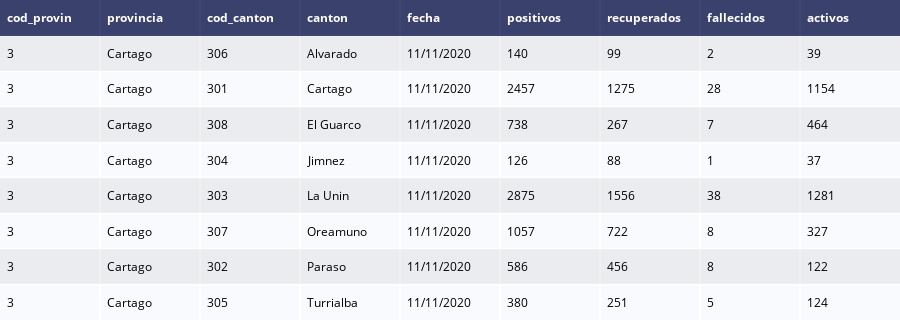

The notebook cell saved with this chart:
### Markdown cell above
# Cantidades de casos (positivos, recuperados, activos y fallecidos) para los cantones de la provincia de Cartago, para la última fecha disponible

### Code cell
ultima_fecha_tabla = ff.create_table(ultima_fecha_df[ultima_fecha_df['provincia'] == 'Cartago'])
iplot(ultima_fecha_tabla)

### Figure 1 — Plotly figure (JSON) as saved in the notebook; plotly's stock layout.template omitted (floating-point values rounded to 4 significant figures)
{"data": [{"colorscale": [[0, "#00083e"], [0.5, "#ededee"], [1, "#ffffff"]], "hoverinfo": "none", "opacity": 0.75, "showscale": false, "type": "heatmap", "z": [[0, 0, 0, 0, 0, 0, 0, 0, 0], [0.5, 0.5, 0.5, 0.5, 0.5, 0.5, 0.5, 0.5, 0.5], [1, 1, 1, 1, 1, 1, 1, 1, 1], [0.5, 0.5, 0.5, 0.5, 0.5, 0.5, 0.5, 0.5, 0.5], [1, 1, 1, 1, 1, 1, 1, 1, 1], [0.5, 0.5, 0.5, 0.5, 0.5, 0.5, 0.5, 0.5, 0.5], [1, 1, 1, 1, 1, 1, 1, 1, 1], [0.5, 0.5, 0.5, 0.5, 0.5, 0.5, 0.5, 0.5, 0.5], [1, 1, 1, 1, 1, 1, 1, 1, 1]]}], "layout": {"annotations": [{"align": "left", "font": {"color": "#ffffff"}, "showarrow": false, "text": "<b>cod_provin</b>", "x": -0.45, "xanchor": "left", "xref": "x", "y": 0, "yref": "y"}, {"align": "left", "font": {"color": "#ffffff"}, "showarrow": false, "text": "<b>provincia</b>", "x": 0.55, "xanchor": "left", "xref": "x", "y": 0, "yref": "y"}, {"align": "left", "font": {"color": "#ffffff"}, "showarrow": false, "text": "<b>cod_canton</b>", "x": 1.55, "xanchor": "left", "xref": "x", "y": 0, "yref": "y"}, {"align": "left", "font": {"color": "#ffffff"}, "showarrow": false, "text": "<b>canton</b>", "x": 2.55, "xanchor": "left", "xref": "x", "y": 0, "yref": "y"}, {"align": "left", "font": {"color": "#ffffff"}, "showarrow": false, "text": "<b>fecha</b>", "x": 3.55, "xanchor": "left", "xref": "x", "y": 0, "yref": "y"}, {"align": "left", "font": {"color": "#ffffff"}, "showarrow": false, "text": "<b>positivos</b>", "x": 4.55, "xanchor": "left", "xref": "x", "y": 0, "yref": "y"}, {"align": "left", "font": {"color": "#ffffff"}, "showarrow": false, "text": "<b>recuperados</b>", "x": 5.55, "xanchor": "left", "xref": "x", "y": 0, "yref": "y"}, {"align": "left", "font": {"color": "#ffffff"}, "showarrow": false, "text": "<b>fallecidos</b>", "x": 6.55, "xanchor": "left", "xref": "x", "y": 0, "yref": "y"}, {"align": "left", "font": {"color": "#ffffff"}, "showarrow": false, "text": "<b>activos</b>", "x": 7.55, "xanchor": "left", "xref": "x", "y": 0, "yref": "y"}, {"align": "left", "font": {"color": "#000000"}, "showarrow": false, "text": "3", "x": -0.45, "xanchor": "left", "xref": "x", "y": 1, "yref": "y"}, {"align": "left", "font": {"color": "#000000"}, "showarrow": false, "text": "Cartago", "x": 0.55, "xanchor": "left", "xref": "x", "y": 1, "yref": "y"}, {"align": "left", "font": {"color": "#000000"}, "showarrow": false, "text": "306", "x": 1.55, "xanchor": "left", "xref": "x", "y": 1, "yref": "y"}, {"align": "left", "font": {"color": "#000000"}, "showarrow": false, "text": "Alvarado", "x": 2.55, "xanchor": "left", "xref": "x", "y": 1, "yref": "y"}, {"align": "left", "font": {"color": "#000000"}, "showarrow": false, "text": "11/11/2020", "x": 3.55, "xanchor": "left", "xref": "x", "y": 1, "yref": "y"}, {"align": "left", "font": {"color": "#000000"}, "showarrow": false, "text": "140", "x": 4.55, "xanchor": "left", "xref": "x", "y": 1, "yref": "y"}, {"align": "left", "font": {"color": "#000000"}, "showarrow": false, "text": "99", "x": 5.55, "xanchor": "left", "xref": "x", "y": 1, "yref": "y"}, {"align": "left", "font": {"color": "#000000"}, "showarrow": false, "text": "2", "x": 6.55, "xanchor": "left", "xref": "x", "y": 1, "yref": "y"}, {"align": "left", "font": {"color": "#000000"}, "showarrow": false, "text": "39", "x": 7.55, "xanchor": "left", "xref": "x", "y": 1, "yref": "y"}, {"align": "left", "font": {"color": "#000000"}, "showarrow": false, "text": "3", "x": -0.45, "xanchor": "left", "xref": "x", "y": 2, "yref": "y"}, {"align": "left", "font": {"color": "#000000"}, "showarrow": false, "text": "Cartago", "x": 0.55, "xanchor": "left", "xref": "x", "y": 2, "yref": "y"}, {"align": "left", "font": {"color": "#000000"}, "showarrow": false, "text": "301", "x": 1.55, "xanchor": "left", "xref": "x", "y": 2, "yref": "y"}, {"align": "left", "font": {"color": "#000000"}, "showarrow": false, "text": "Cartago", "x": 2.55, "xanchor": "left", "xref": "x", "y": 2, "yref": "y"}, {"align": "left", "font": {"color": "#000000"}, "showarrow": false, "text": "11/11/2020", "x": 3.55, "xanchor": "left", "xref": "x", "y": 2, "yref": "y"}, {"align": "left", "font": {"color": "#000000"}, "showarrow": false, "text": "2457", "x": 4.55, "xanchor": "left", "xref": "x", "y": 2, "yref": "y"}, {"align": "left", "font": {"color": "#000000"}, "showarrow": false, "text": "1275", "x": 5.55, "xanchor": "left", "xref": "x", "y": 2, "yref": "y"}, {"align": "left", "font": {"color": "#000000"}, "showarrow": false, "text": "28", "x": 6.55, "xanchor": "left", "xref": "x", "y": 2, "yref": "y"}, {"align": "left", "font": {"color": "#000000"}, "showarrow": false, "text": "1154", "x": 7.55, "xanchor": "left", "xref": "x", "y": 2, "yref": "y"}, {"align": "left", "font": {"color": "#000000"}, "showarrow": false, "text": "3", "x": -0.45, "xanchor": "left", "xref": "x", "y": 3, "yref": "y"}, {"align": "left", "font": {"color": "#000000"}, "showarrow": false, "text": "Cartago", "x": 0.55, "xanchor": "left", "xref": "x", "y": 3, "yref": "y"}, {"align": "left", "font": {"color": "#000000"}, "showarrow": false, "text": "308", "x": 1.55, "xanchor": "left", "xref": "x", "y": 3, "yref": "y"}, {"align": "left", "font": {"color": "#000000"}, "showarrow": false, "text": "El Guarco", "x": 2.55, "xanchor": "left", "xref": "x", "y": 3, "yref": "y"}, {"align": "left", "font": {"color": "#000000"}, "showarrow": false, "text": "11/11/2020", "x": 3.55, "xanchor": "left", "xref": "x", "y": 3, "yref": "y"}, {"align": "left", "font": {"color": "#000000"}, "showarrow": false, "text": "738", "x": 4.55, "xanchor": "left", "xref": "x", "y": 3, "yref": "y"}, {"align": "left", "font": {"color": "#000000"}, "showarrow": false, "text": "267", "x": 5.55, "xanchor": "left", "xref": "x", "y": 3, "yref": "y"}, {"align": "left", "font": {"color": "#000000"}, "showarrow": false, "text": "7", "x": 6.55, "xanchor": "left", "xref": "x", "y": 3, "yref": "y"}, {"align": "left", "font": {"color": "#000000"}, "showarrow": false, "text": "464", "x": 7.55, "xanchor": "left", "xref": "x", "y": 3, "yref": "y"}, {"align": "left", "font": {"color": "#000000"}, "showarrow": false, "text": "3", "x": -0.45, "xanchor": "left", "xref": "x", "y": 4, "yref": "y"}, {"align": "left", "font": {"color": "#000000"}, "showarrow": false, "text": "Cartago", "x": 0.55, "xanchor": "left", "xref": "x", "y": 4, "yref": "y"}, {"align": "left", "font": {"color": "#000000"}, "showarrow": false, "text": "304", "x": 1.55, "xanchor": "left", "xref": "x", "y": 4, "yref": "y"}, {"align": "left", "font": {"color": "#000000"}, "showarrow": false, "text": "Jimnez", "x": 2.55, "xanchor": "left", "xref": "x", "y": 4, "yref": "y"}, {"align": "left", "font": {"color": "#000000"}, "showarrow": false, "text": "11/11/2020", "x": 3.55, "xanchor": "left", "xref": "x", "y": 4, "yref": "y"}, {"align": "left", "font": {"color": "#000000"}, "showarrow": false, "text": "126", "x": 4.55, "xanchor": "left", "xref": "x", "y": 4, "yref": "y"}, {"align": "left", "font": {"color": "#000000"}, "showarrow": false, "text": "88", "x": 5.55, "xanchor": "left", "xref": "x", "y": 4, "yref": "y"}, {"align": "left", "font": {"color": "#000000"}, "showarrow": false, "text": "1", "x": 6.55, "xanchor": "left", "xref": "x", "y": 4, "yref": "y"}, {"align": "left", "font": {"color": "#000000"}, "showarrow": false, "text": "37", "x": 7.55, "xanchor": "left", "xref": "x", "y": 4, "yref": "y"}, {"align": "left", "font": {"color": "#000000"}, "showarrow": false, "text": "3", "x": -0.45, "xanchor": "left", "xref": "x", "y": 5, "yref": "y"}, {"align": "left", "font": {"color": "#000000"}, "showarrow": false, "text": "Cartago", "x": 0.55, "xanchor": "left", "xref": "x", "y": 5, "yref": "y"}, {"align": "left", "font": {"color": "#000000"}, "showarrow": false, "text": "303", "x": 1.55, "xanchor": "left", "xref": "x", "y": 5, "yref": "y"}, {"align": "left", "font": {"color": "#000000"}, "showarrow": false, "text": "La Unin", "x": 2.55, "xanchor": "left", "xref": "x", "y": 5, "yref": "y"}, {"align": "left", "font": {"color": "#000000"}, "showarrow": false, "text": "11/11/2020", "x": 3.55, "xanchor": "left", "xref": "x", "y": 5, "yref": "y"}, {"align": "left", "font": {"color": "#000000"}, "showarrow": false, "text": "2875", "x": 4.55, "xanchor": "left", "xref": "x", "y": 5, "yref": "y"}, {"align": "left", "font": {"color": "#000000"}, "showarrow": false, "text": "1556", "x": 5.55, "xanchor": "left", "xref": "x", "y": 5, "yref": "y"}, {"align": "left", "font": {"color": "#000000"}, "showarrow": false, "text": "38", "x": 6.55, "xanchor": "left", "xref": "x", "y": 5, "yref": "y"}, {"align": "left", "font": {"color": "#000000"}, "showarrow": false, "text": "1281", "x": 7.55, "xanchor": "left", "xref": "x", "y": 5, "yref": "y"}, {"align": "left", "font": {"color": "#000000"}, "showarrow": false, "text": "3", "x": -0.45, "xanchor": "left", "xref": "x", "y": 6, "yref": "y"}, {"align": "left", "font": {"color": "#000000"}, "showarrow": false, "text": "Cartago", "x": 0.55, "xanchor": "left", "xref": "x", "y": 6, "yref": "y"}, {"align": "left", "font": {"color": "#000000"}, "showarrow": false, "text": "307", "x": 1.55, "xanchor": "left", "xref": "x", "y": 6, "yref": "y"}, {"align": "left", "font": {"color": "#000000"}, "showarrow": false, "text": "Oreamuno", "x": 2.55, "xanchor": "left", "xref": "x", "y": 6, "yref": "y"}, {"align": "left", "font": {"color": "#000000"}, "showarrow": false, "text": "11/11/2020", "x": 3.55, "xanchor": "left", "xref": "x", "y": 6, "yref": "y"}, {"align": "left", "font": {"color": "#000000"}, "showarrow": false, "text": "1057", "x": 4.55, "xanchor": "left", "xref": "x", "y": 6, "yref": "y"}, {"align": "left", "font": {"color": "#000000"}, "showarrow": false, "text": "722", "x": 5.55, "xanchor": "left", "xref": "x", "y": 6, "yref": "y"}, {"align": "left", "font": {"color": "#000000"}, "showarrow": false, "text": "8", "x": 6.55, "xanchor": "left", "xref": "x", "y": 6, "yref": "y"}, {"align": "left", "font": {"color": "#000000"}, "showarrow": false, "text": "327", "x": 7.55, "xanchor": "left", "xref": "x", "y": 6, "yref": "y"}, {"align": "left", "font": {"color": "#000000"}, "showarrow": false, "text": "3", "x": -0.45, "xanchor": "left", "xref": "x", "y": 7, "yref": "y"}, {"align": "left", "font": {"color": "#000000"}, "showarrow": false, "text": "Cartago", "x": 0.55, "xanchor": "left", "xref": "x", "y": 7, "yref": "y"}, {"align": "left", "font": {"color": "#000000"}, "showarrow": false, "text": "302", "x": 1.55, "xanchor": "left", "xref": "x", "y": 7, "yref": "y"}, {"align": "left", "font": {"color": "#000000"}, "showarrow": false, "text": "Paraso", "x": 2.55, "xanchor": "left", "xref": "x", "y": 7, "yref": "y"}, {"align": "left", "font": {"color": "#000000"}, "showarrow": false, "text": "11/11/2020", "x": 3.55, "xanchor": "left", "xref": "x", "y": 7, "yref": "y"}, {"align": "left", "font": {"color": "#000000"}, "showarrow": false, "text": "586", "x": 4.55, "xanchor": "left", "xref": "x", "y": 7, "yref": "y"}, {"align": "left", "font": {"color": "#000000"}, "showarrow": false, "text": "456", "x": 5.55, "xanchor": "left", "xref": "x", "y": 7, "yref": "y"}, {"align": "left", "font": {"color": "#000000"}, "showarrow": false, "text": "8", "x": 6.55, "xanchor": "left", "xref": "x", "y": 7, "yref": "y"}, {"align": "left", "font": {"color": "#000000"}, "showarrow": false, "text": "122", "x": 7.55, "xanchor": "left", "xref": "x", "y": 7, "yref": "y"}, {"align": "left", "font": {"color": "#000000"}, "showarrow": false, "text": "3", "x": -0.45, "xanchor": "left", "xref": "x", "y": 8, "yref": "y"}, {"align": "left", "font": {"color": "#000000"}, "showarrow": false, "text": "Cartago", "x": 0.55, "xanchor": "left", "xref": "x", "y": 8, "yref": "y"}, {"align": "left", "font": {"color": "#000000"}, "showarrow": false, "text": "305", "x": 1.55, "xanchor": "left", "xref": "x", "y": 8, "yref": "y"}, {"align": "left", "font": {"color": "#000000"}, "showarrow": false, "text": "Turrialba", "x": 2.55, "xanchor": "left", "xref": "x", "y": 8, "yref": "y"}, {"align": "left", "font": {"color": "#000000"}, "showarrow": false, "text": "11/11/2020", "x": 3.55, "xanchor": "left", "xref": "x", "y": 8, "yref": "y"}, {"align": "left", "font": {"color": "#000000"}, "showarrow": false, "text": "380", "x": 4.55, "xanchor": "left", "xref": "x", "y": 8, "yref": "y"}, {"align": "left", "font": {"color": "#000000"}, "showarrow": false, "text": "251", "x": 5.55, "xanchor": "left", "xref": "x", "y": 8, "yref": "y"}, {"align": "left", "font": {"color": "#000000"}, "showarrow": false, "text": "5", "x": 6.55, "xanchor": "left", "xref": "x", "y": 8, "yref": "y"}, {"align": "left", "font": {"color": "#000000"}, "showarrow": false, "text": "124", "x": 7.55, "xanchor": "left", "xref": "x", "y": 8, "yref": "y"}], "height": 320, "margin": {"b": 0, "l": 0, "r": 0, "t": 0}, "xaxis": {"dtick": 1, "gridwidth": 2, "showticklabels": false, "tick0": -0.5, "ticks": "", "zeroline": false}, "yaxis": {"autorange": "reversed", "dtick": 1, "gridwidth": 2, "showticklabels": false, "tick0": 0.5, "ticks": "", "zeroline": false}}}
